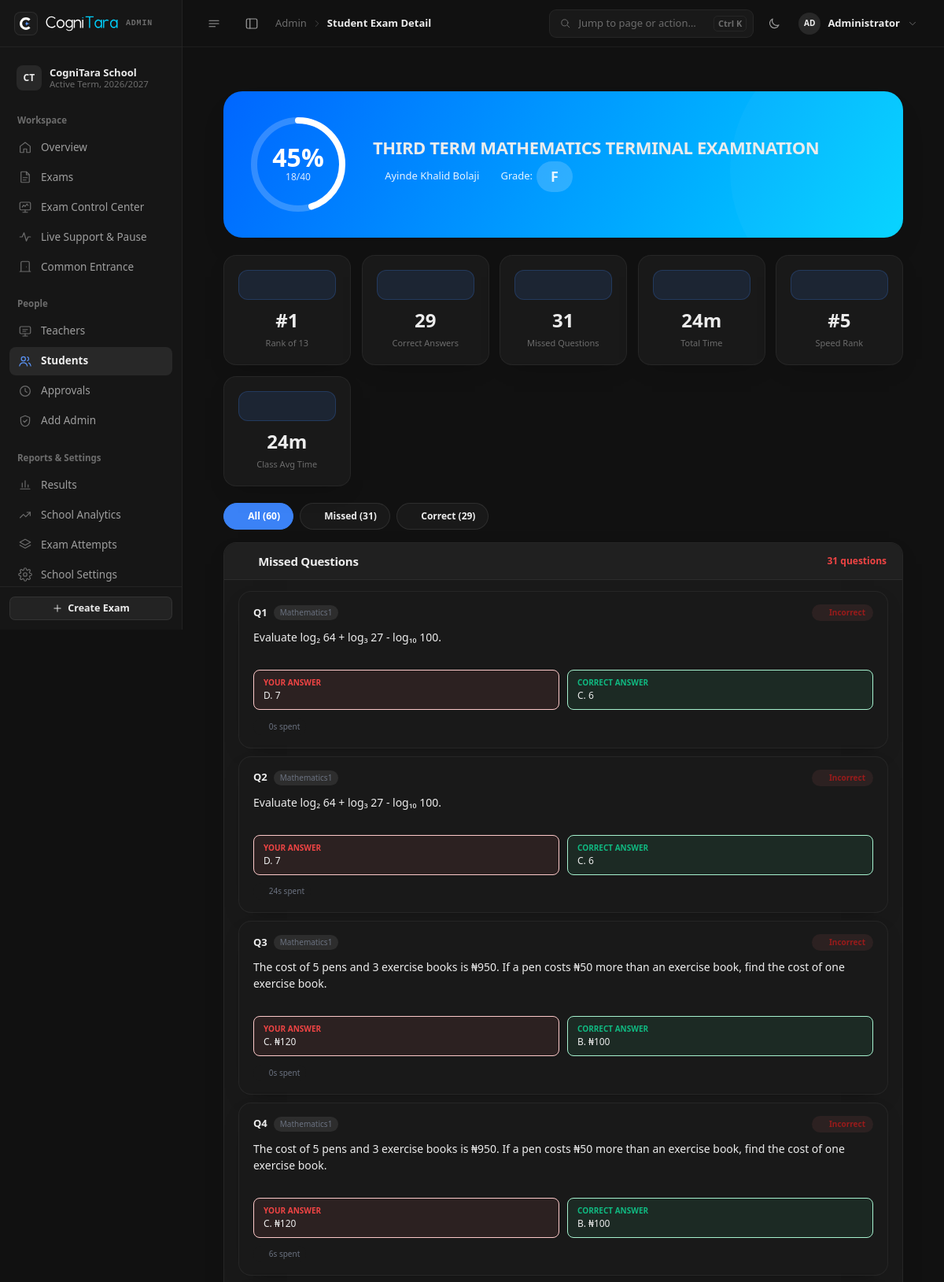
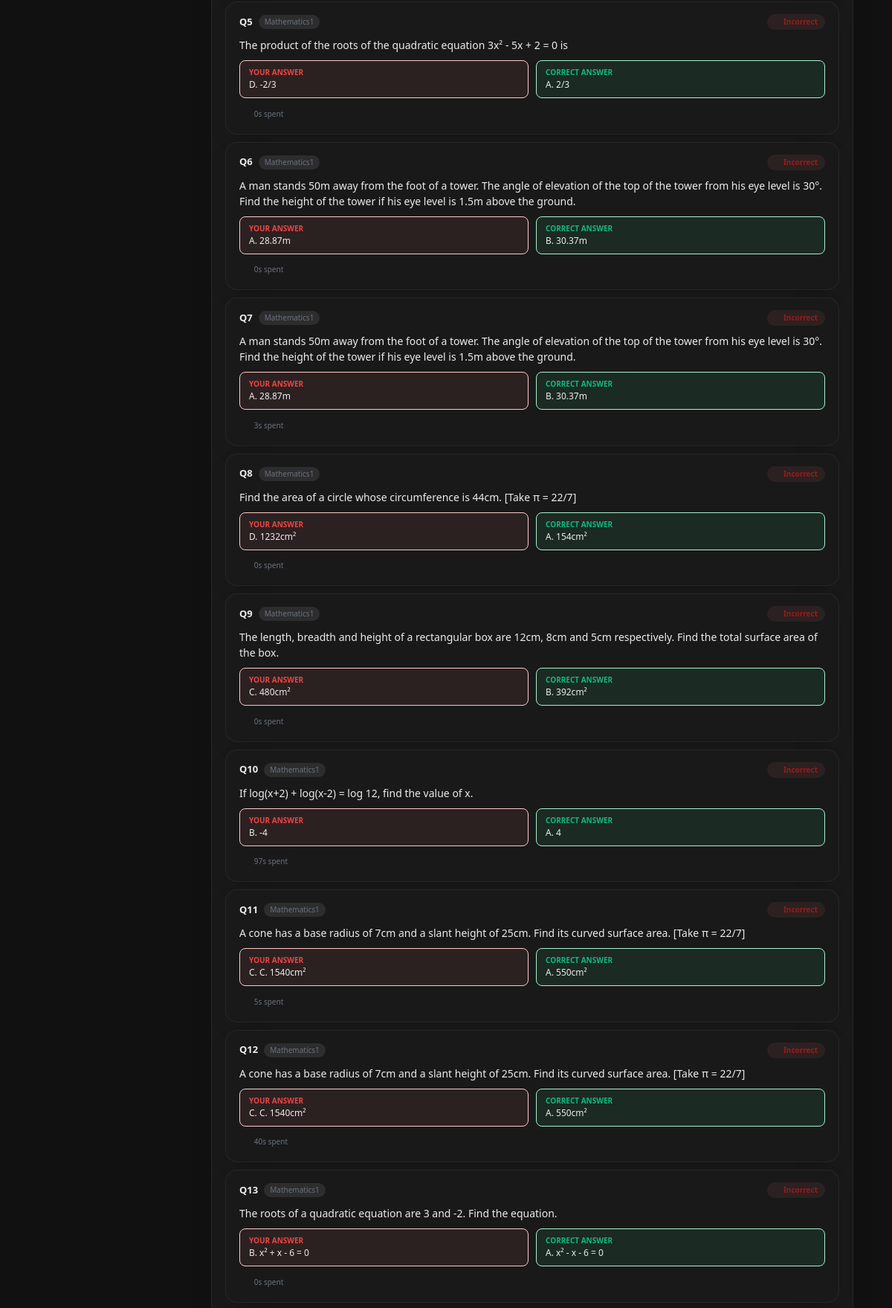
Page /admin/student/120/exam/140 (signed in, upper part) on the committed database (2 pictures, top to bottom).
### tables this page shows
CREATE TABLE scores (
    id INTEGER PRIMARY KEY AUTOINCREMENT,
    student_id INTEGER,
    exam_id INTEGER,
    score INTEGER,
    total INTEGER,
    submitted INTEGER DEFAULT 1, status TEXT DEFAULT 'in_progress', start_time DATETIME, end_time DATETIME, current_progress TEXT, warnings_count INTEGER DEFAULT 0, remaining_time INTEGER, is_paused INTEGER DEFAULT 0, paused_at TIMESTAMP, paused_by TEXT, resume_requested INTEGER DEFAULT 0, resume_requested_at TIMESTAMP, force_submit INTEGER DEFAULT 0, updated_at TIMESTAMP, percentage REAL,
    FOREIGN KEY(student_id) REFERENCES students(id),
    FOREIGN KEY(exam_id) REFERENCES exams(id)
);

CREATE TABLE exams (
    id INTEGER PRIMARY KEY AUTOINCREMENT,
    name TEXT,
    class TEXT,
    duration INTEGER DEFAULT 30,
    active INTEGER DEFAULT 0
, teacher_id INTEGER, specialisation TEXT DEFAULT 'General', subject_tag TEXT DEFAULT 'General', specialisation_tag TEXT DEFAULT 'General', max_warnings INTEGER DEFAULT 5, calculator_type TEXT DEFAULT 'none', deactivated INTEGER DEFAULT 0);

CREATE TABLE students (
    id INTEGER PRIMARY KEY AUTOINCREMENT,
    username TEXT UNIQUE,
    password TEXT,
    class TEXT,
    photo TEXT
, status TEXT DEFAULT 'pending', approved_at DATETIME, email TEXT, full_name TEXT, specialisation TEXT DEFAULT 'General');

CREATE TABLE exam_question_responses (
    id INTEGER PRIMARY KEY AUTOINCREMENT,
    attempt_id INTEGER NOT NULL,
    question_id INTEGER NOT NULL,
    student_id INTEGER NOT NULL,
    exam_id INTEGER NOT NULL,
    section_id INTEGER,
    user_answer TEXT,
    is_correct INTEGER DEFAULT 0,
    time_spent INTEGER DEFAULT 0,
    answered_at TIMESTAMP DEFAULT CURRENT_TIMESTAMP,
    FOREIGN KEY (attempt_id) REFERENCES scores(id),
    FOREIGN KEY (question_id) REFERENCES questions(id),
    FOREIGN KEY (student_id) REFERENCES students(id),
    FOREIGN KEY (exam_id) REFERENCES exams(id)
);

CREATE TABLE exam_sections (
    id INTEGER PRIMARY KEY AUTOINCREMENT,
    exam_id INTEGER NOT NULL,
    section_name TEXT NOT NULL,
    questions_to_show INTEGER DEFAULT 0,
    randomize INTEGER DEFAULT 1,
    section_order INTEGER DEFAULT 0,
    created_at TIMESTAMP DEFAULT CURRENT_TIMESTAMP,
    updated_at TIMESTAMP DEFAULT CURRENT_TIMESTAMP, active INTEGER DEFAULT 1,
    FOREIGN KEY (exam_id) REFERENCES exams(id) ON DELETE CASCADE
);

CREATE TABLE questions (
    id INTEGER PRIMARY KEY AUTOINCREMENT,
    exam_id INTEGER,
    question TEXT,
    option1 TEXT,
    option2 TEXT,
    option3 TEXT,
    option4 TEXT,
    answer TEXT, image TEXT, section_id INTEGER, group_id INTEGER, display_order INTEGER DEFAULT 0, mandatory INTEGER DEFAULT 0,
    FOREIGN KEY(exam_id) REFERENCES exams(id)
);

### cognitara/routes/admin/results.py (the view)
@admin_results_bp.route("/admin/student/<int:student_id>/exam/<int:exam_id>")
def admin_student_exam_detail(student_id, exam_id):
    if "admin_id" not in session:
        return redirect("/")
    conn = get_db_connection()
    student = conn.execute("SELECT * FROM students WHERE id=?", (student_id,)).fetchone()
    if not student:
        conn.close()
        return "Student not found", 404
    exam = conn.execute("SELECT * FROM exams WHERE id=?", (exam_id,)).fetchone()
    if not exam:
        conn.close()
        return "Exam not found", 404
    score = conn.execute("""
        SELECT *, (strftime('%s', end_time) - strftime('%s', start_time)) as time_spent_seconds
        FROM scores
        WHERE student_id=? AND exam_id=? AND status='completed'
        ORDER BY id DESC LIMIT 1
    """, (student_id, exam_id)).fetchone()
    if not score:
        conn.close()
        return "No completed attempt found", 404
    missed_questions = []
    correct_questions = []
    try:
        questions_detail = conn.execute("""
            SELECT q.*, es.section_name,
                   eqr.user_answer, eqr.is_correct, eqr.time_spent
            FROM exam_question_responses eqr
            JOIN questions q ON eqr.question_id = q.id
            LEFT JOIN exam_sections es ON q.section_id = es.id
            WHERE eqr.student_id = ? AND eqr.exam_id = ?
            ORDER BY es.section_order, q.display_order, q.id
        """, (student_id, exam_id)).fetchall()
    except:
        questions_detail = []
    for q_row in questions_detail:
        q = dict(q_row)
        options = [q.get('option1') or '', q.get('option2') or '', q.get('option3') or '', q.get('option4') or '']
        letters = ['A', 'B', 'C', 'D']
        chosen_letter = '—'
        user_answer = q.get('user_answer')
        if user_answer:
            for i, opt in enumerate(options):
                if opt and opt == user_answer:
                    chosen_letter = letters[i]
                    break
        correct_letter = '—'
        correct_answer = q.get('answer')
        if correct_answer:
            for i, opt in enumerate(options):
                if opt and opt == correct_answer:
                    correct_letter = letters[i]
                    break
        q['chosen_letter'] = chosen_letter
        q['correct_letter'] = correct_letter
        if q.get('is_correct'):
            correct_questions.append(q)
        else:
            missed_questions.append(q)
    score_pct = score["percentage"] if score["percentage"] is not None else 0
    rank_data = conn.execute("""
        SELECT COUNT(*) + 1 as rank FROM scores
        WHERE exam_id = ? AND status = 'completed' AND percentage > ?
    """, (exam_id, score_pct)).fetchone()
    rank = rank_data["rank"] if rank_data else 1
    total_students = conn.execute("""
        SELECT COUNT(*) as count FROM scores WHERE exam_id=? AND status='completed'
    """, (exam_id,)).fetchone()["count"]
    time_spent = score["time_spent_seconds"] if score["time_spent_seconds"] else 0
    speed_rank = conn.execute("""
        SELECT COUNT(*) + 1 as rank FROM scores
        WHERE exam_id = ? AND status = 'completed'
        AND (strftime('%s', end_time) - strftime('%s', start_time)) < ?
        AND (strftime('%s', end_time) - strftime('%s', start_time)) > 0
    """, (exam_id, time_spent)).fetchone()["rank"] if time_spent > 0 else 1
    avg_time = conn.execute("""
        SELECT AVG(strftime('%s', end_time) - strftime('%s', start_time)) as avg_time
        FROM scores WHERE exam_id=? AND status='completed'
        AND (strftime('%s', end_time) - strftime('%s', start_time)) > 0
    """, (exam_id,)).fetchone()["avg_time"] or 0
    percentage = score_pct
    if percentage >= 90: grade = 'A'
    elif percentage >= 80: grade = 'B'
    elif percentage >= 70: grade = 'C'
    elif percentage >= 65: grade = 'D'
    else: grade = 'F'
    conn.close()
    return render_template("admin_student_exam_detail.html",
                         student=student,
                         exam=exam,
                         score=score,
                         missed_questions=missed_questions,
                         correct_questions=correct_questions,
                         rank=rank,
                         total_students=total_students,
                         speed_rank=speed_rank,
                         avg_time=avg_time,
                         grade=grade,
                         percentage=percentage)

### templates/admin_student_exam_detail.html (shortened to what this page needs)
{%- from '_ct_shell.html' import ico, ct_boot_script, admin_shell_start, teacher_shell_start, student_topbar, shell_end -%}
<!DOCTYPE html>
<html lang="en" data-theme="dark">
<head>
    <link href="{{ url_for('static', filename='vendor/bootstrap/css/bootstrap.min.css') }}" rel="stylesheet">
    <link href="{{ url_for('static', filename='vendor/fontawesome/css/all.min.css') }}" rel="stylesheet">
    <link rel="stylesheet" href="{{ url_for('static', filename='vendor/katex/katex.min.css') }}">
  <link rel="stylesheet" href="{{ url_for('static', filename='css/cognitara-web.css') }}">
  <link rel="stylesheet" href="{{ url_for('static', filename='css/cognitara-portal-unified.css') }}">
  <link rel="stylesheet" href="{{ url_for('static', filename='css/cognitara-teacher-studio.css') }}">
  <link rel="stylesheet" href="{{ url_for('static', filename='css/cognitara-admin-studio.css') }}">
</head>
<body class="ct-app ct-bs ad-studio">
{{ admin_shell_start(active='students', crumb='Student Exam Detail') }}
    <div class="detail-container">
        <div class="score-hero">
            <div class="score-ring">
                <svg width="130" height="130" viewBox="0 0 130 130">
                    <circle cx="65" cy="65" r="56" fill="none" stroke="rgba(255,255,255,0.2)" stroke-width="8"/>
                    <circle cx="65" cy="65" r="56" fill="none" stroke="white" stroke-width="8"
                            stroke-dasharray="351.85" stroke-dashoffset="{{ 351.85 - (351.85 * percentage / 100) }}" stroke-linecap="round"/>
                </svg>
                <div class="ring-center">
                    <div class="big-percent">{{ "%.0f"|format(percentage) }}%</div>
                    <div class="score-text">{{ score.score }}/{{ score.total }}</div>
                </div>
            </div>
            <div class="hero-info">
                <h2>{{ exam.name }}</h2>
                <div class="meta-row">
                    <span><i class="fas fa-user"></i> {{ student.full_name or student.username }}</span>
                    <span><i class="fas fa-star"></i> Grade: <span class="grade-pill">{{ grade }}</span></span>
                </div>
            </div>
        </div>
        <div class="stats-grid">
            <div class="stat-card">
                <span class="stat-icon"><i class="fas fa-trophy"></i></span>
                <div class="stat-value" style="color:#1a56db;">#{{ rank }}</div>
                <div class="stat-label">Rank of {{ total_students }}</div>
            </div>
            <div class="stat-card">
                <span class="stat-icon"><i class="fas fa-check-circle"></i></span>
                <div class="stat-value" style="color:#10b981;">{{ correct_questions|length }}</div>
                <div class="stat-label">Correct Answers</div>
            </div>
            <div class="stat-card">
                <span class="stat-icon"><i class="fas fa-times-circle"></i></span>
                <div class="stat-value" style="color:#ef4444;">{{ missed_questions|length }}</div>
                <div class="stat-label">Missed Questions</div>
            </div>
            <div class="stat-card">
                <span class="stat-icon"><i class="fas fa-stopwatch"></i></span>
                <div class="stat-value" style="color:#f59e0b;">{{ ((score.time_spent_seconds or 0) // 60)|int }}m</div>
                <div class="stat-label">Total Time</div>
            </div>
            <div class="stat-card">
                <span class="stat-icon"><i class="fas fa-bolt"></i></span>
                <div class="stat-value" style="color:#3b82f6;">#{{ speed_rank }}</div>
                <div class="stat-label">Speed Rank</div>
            </div>
            <div class="stat-card">
                <span class="stat-icon"><i class="fas fa-chart-bar"></i></span>
                <div class="stat-value" style="color: var(--ct-accent);">{{ ((avg_time or 0) // 60)|int }}m</div>
                <div class="stat-label">Class Avg Time</div>
            </div>
        </div>
        <div class="filter-buttons">
            <button class="filter-btn active" onclick="filterQuestions('all')"><i class="fas fa-list"></i> All ({{ missed_questions|length + correct_questions|length }})</button>
            <button class="filter-btn" onclick="filterQuestions('incorrect')"><i class="fas fa-times-circle"></i> Missed ({{ missed_questions|length }})</button>
            <button class="filter-btn" onclick="filterQuestions('correct')"><i class="fas fa-check-circle"></i> Correct ({{ correct_questions|length }})</button>
        </div>
        {% if missed_questions %}
        <div class="section-card" id="missedSection">
            <div class="section-header" style="background:#fef2f2;">
                <i class="fas fa-times-circle" style="color:#ef4444;"></i>
                <h3 style="color:#991b1b;">Missed Questions</h3>
                <span style="margin-left:auto;font-size:12px;color:#ef4444;font-weight:600;">{{ missed_questions|length }} questions</span>
            </div>
            <div class="section-body">
                {% for q in missed_questions %}
                <div class="question-card incorrect" data-status="incorrect">
                    <div class="q-header">
                        <div class="q-number">
                            Q{{ loop.index }}
                            <span class="section-chip">{{ q.section_name or 'General' }}</span>
                        </div>
                        <span class="badge-incorrect"><i class="fas fa-times"></i> Incorrect</span>
                    </div>
                    <div class="q-text">{{ (q.question or '')|sanitize|safe }}</div>
                    <div class="q-answers">
                        <div class="q-answer-box wrong">
                            <strong style="color:#ef4444;display:block;font-size:10px;">YOUR ANSWER</strong>
                            {{ q.chosen_letter }}. {{ (q.user_answer or 'Not answered')|sanitize|safe }}
                        </div>
                        <div class="q-answer-box right">
                            <strong style="color:#10b981;display:block;font-size:10px;">CORRECT ANSWER</strong>
                            {{ q.correct_letter }}. {{ (q.answer or '')|sanitize|safe }}
                        </div>
                    </div>
                    <span class="time-badge"><i class="fas fa-clock"></i> {{ q.time_spent or 0 }}s spent</span>
                </div>
                {% endfor %}
            </div>
        </div>
        {% endif %}
    </div>
{{ shell_end(role='admin') }}
</body>
</html>

### rows in the picture
scores: percentage "45", score "18", total "40"
exams: name "THIRD TERM MATHEMATICS TERMINAL EXAMINATION"
students: full_name "Ayinde Khalid Bolaji"
exam_question_responses: section_name "Mathematics1", chosen_letter "D", user_answer "7", correct_letter "C", time_spent "0"
questions: question "Evaluate log₂ 64 + log₃ 27 - log₁₀ 100.", answer "6"
exam_sections: section_name "Mathematics1", chosen_letter "D", user_answer "7", correct_letter "C", time_spent "24", chosen_letter "C", user_answer "₦120", correct_letter "B", time_spent "6", chosen_letter "A", user_answer "28.87m", time_spent "3", chosen_letter "B", user_answer "-4", correct_letter "A", time_spent "97", user_answer "C. 1540cm²", time_spent "40"
exam_question_responses: section_name "Mathematics1", chosen_letter "C", user_answer "₦120", correct_letter "B", time_spent "0"
questions: question "The cost of 5 pens and 3 exercise books is ₦950. If a pen costs ₦50 more than an exercise book, find the cost of one exercise book.", answer "₦100"
exam_question_responses: section_name "Mathematics1", chosen_letter "D", user_answer "-2/3", correct_letter "A", time_spent "0"
questions: question "The product of the roots of the quadratic equation 3x² - 5x + 2 = 0 is", answer "2/3"
exam_question_responses: section_name "Mathematics1", chosen_letter "A", user_answer "28.87m", correct_letter "B", time_spent "0"
questions: question "A man stands 50m away from the foot of a tower. The angle of elevation of the top of the tower from his eye level is 30°. Find the height of the tower if his eye level is 1.5m above the ground.", answer "30.37m"
exam_question_responses: section_name "Mathematics1", chosen_letter "D", user_answer "1232cm²", correct_letter "A", time_spent "0"
questions: question "Find the area of a circle whose circumference is 44cm. [Take π = 22/7]", answer "154cm²"
exam_question_responses: section_name "Mathematics1", chosen_letter "C", user_answer "480cm²", correct_letter "B", time_spent "0"
questions: question "The length, breadth and height of a rectangular box are 12cm, 8cm and 5cm respectively. Find the total surface area of the box.", answer "392cm²"
questions: question "If log(x+2) + log(x-2) = log 12, find the value of x.", answer "4"
exam_question_responses: section_name "Mathematics1", chosen_letter "C", user_answer "C. 1540cm²", correct_letter "A", time_spent "5"
questions: question "A cone has a base radius of 7cm and a slant height of 25cm. Find its curved surface area. [Take π = 22/7]", answer "550cm²"
exam_question_responses: section_name "Mathematics1", chosen_letter "B", user_answer "x² + x - 6 = 0", correct_letter "A", time_spent "0"
questions: question "The roots of a quadratic equation are 3 and -2. Find the equation.", answer "x² - x - 6 = 0"

### other values in the picture
{{ _school.initials or 'CT' }} "CT"
{{ _school.school_name }} "CogniTara School"
{{ _school.current_term }} "Active Term"
{{ _school.academic_session }} "2026/2027"
{{ parent_label }} "Admin"
{{ crumb }} "Student Exam Detail"
{{ (_user[:2] if _user else 'AD')|upper }} "AD"
{{ _user }} "Administrator"
{{ grade }} "F"
{{ rank }} "1"
{{ total_students }} "13"
{{ correct_questions|length }} "29"
{{ missed_questions|length }} "31"
{{ ((score.time_spent_seconds or 0) // 60)|int }} "24"
{{ speed_rank }} "5"
